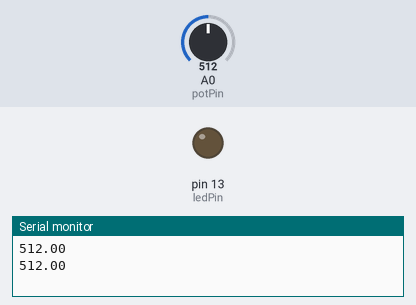
Simulated run of this sketch. Board: Arduino Uno, built with avr-gcc and run on an emulated ATmega328P. Shown: output pins drawn as LEDs (lit = HIGH), the last lines printed to the serial monitor. Dashed ring = blinking. Inputs (shaded band) come from the test bench; at power-on: A0 (potPin) = 512.

Above: at 1.2 s.
1.3 s: A0 (potPin) set to 519
At 2.2 s:
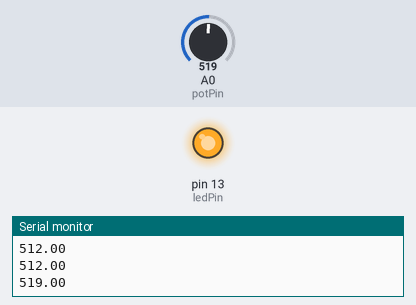
4.3 s: A0 (potPin) set to 511
At 5.7 s:
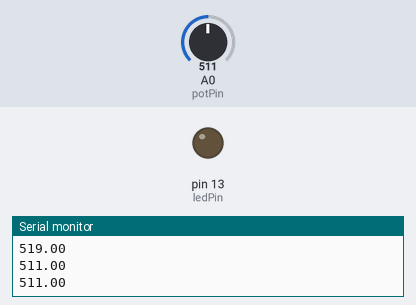
6.0 s: A0 (potPin) set to 716
At 6.8 s:
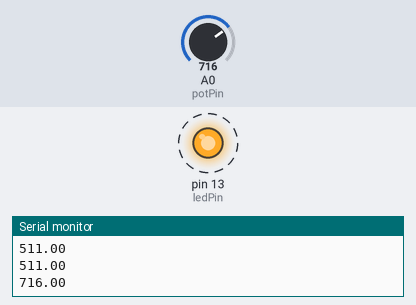
Timing chart, 0 to 15.0 s (numbered marks = the images above; inputs shaded):
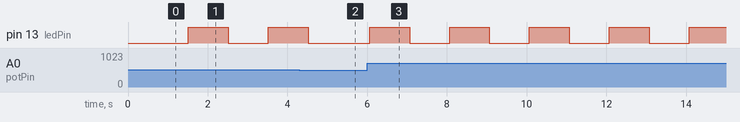

The sketch:

analogOrnekMillis.ino
```cpp
//led tanımlamarı ve millis değerini tutacak değişken tanımları
int ledPin = 13, potPin = A0;
unsigned long lastTime = 0, lastTimeSeriPort = 0, ledLastTime = 0;
int sayac = 0;                //3 örneği sayacak sayaç
double ortalama, deger = 0;   //ortalama için değişkenler

void setup() {
  // put your setup code here, to run once:

  //ledi çıkış potu giriş olarak atadık ve haberleşmeyi
  //başlattık
  pinMode(ledPin, OUTPUT);
  pinMode(potPin, INPUT);
  Serial.begin(9600);
}

void loop() {
  // put your main code here, to run repeatedly:

  //3 örneği 100 ms arlıklarla alalım
  if (millis() - lastTime > 100)
  {
    deger += analogRead(potPin);
    sayac++;
    if (sayac == 3)   //sayaç değeri 3 olmuşsa ortalamayı al
    {
      ortalama = (double)deger / 3.0;
      sayac = 0;    //değerleri sıfırla
      deger = 0;
    }
    lastTime = millis();
  }

  //500 ms de bir ortalama değerini gönder
  if (millis() - lastTimeSeriPort > 500)
  {
    Serial.println(ortalama);
    lastTimeSeriPort = millis();
  }

  //eğer ortalama 512 den büyükse ledi yakıp söndür
  if (ortalama > 512)
  {
    if (millis() - ledLastTime > 1000)
    {
      digitalWrite(ledPin, !digitalRead(ledPin));
      ledLastTime = millis();
    }
  }
}
```

Measured:
- the behaviour switches between 512 and 513 on A0 (potPin) (found by bisection; images 0 and 1)
- after the input at 1.3 s, pin 13 (ledPin): LOW → HIGH after 0.22 s, → LOW 1.0 s later, → HIGH 1.0 s later
- after the input at 4.3 s, pin 13 (ledPin): goes on until 4.5 s, then stays LOW
- after the input at 6.0 s, pin 13 (ledPin): alternates HIGH for 1.0 s and LOW for 1.0 s, starting after 0.06 s
